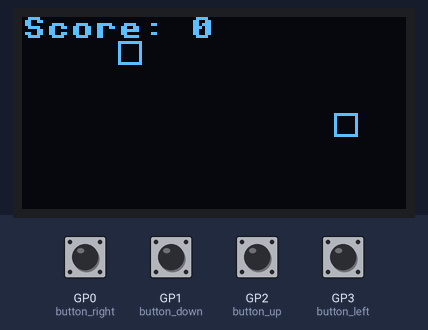
A program run on a simulated Raspberry Pi Pico running MicroPython. On the bench: 128×64 one-colour display. The test bench sets the inputs (shaded band); at power-on: GP0 (button_right), GP1 (button_down), GP2 (button_up), GP3 (button_left) HIGH. Random numbers come from a fixed seed; what the program prints to the serial console is not drawn.

Above: at 1.2 s.
1.3 s: GP1 (button_down) pulled LOW for 0.25 s
At 1.68 s:
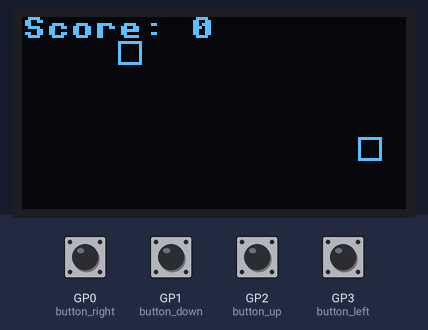
3.0 s: GP0 (button_right) pulled LOW for 0.25 s
At 3.38 s:
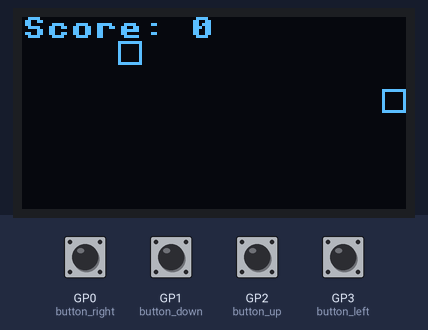
4.7 s: GP2 (button_up) pulled LOW for 0.25 s
At 5.08 s:
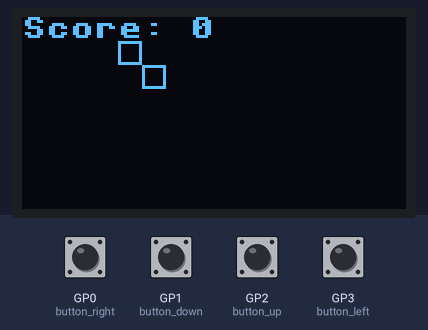
6.4 s: GP3 (button_left) pulled LOW for 0.25 s
At 6.78 s:
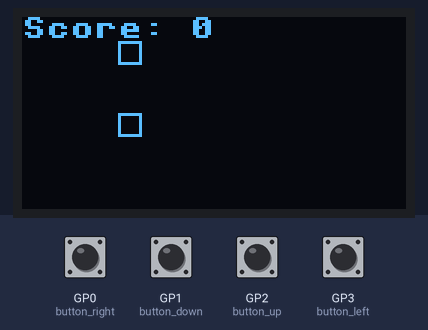
8.1 s: GP1 (button_down) pulled LOW for 1 s
At 11.6 s:
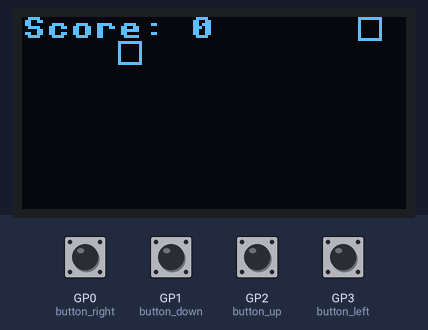
11.7 s: GP0 (button_right) pulled LOW for 1 s
At 12.83 s:
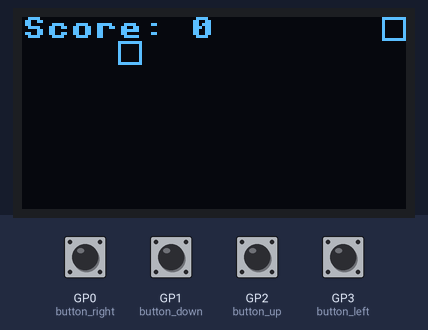
Timing chart, 0 to 14.7 s (numbered marks = the images above; inputs shaded):
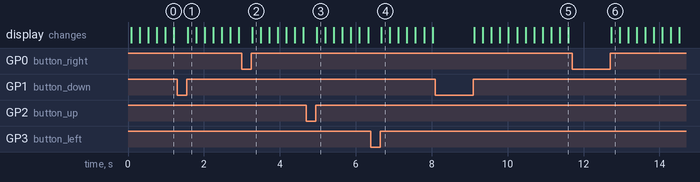

The program:

snake.py
```python
from machine import Pin, I2C
#from ssd1306 import SSD1306_I2C
#import framebuff

# MicroPython SSD1306 OLED driver, I2C and SPI interfaces
import time
from time import sleep
from micropython import const
import framebuf
import random


# register definitions
SET_CONTRAST = const(0x81)
SET_ENTIRE_ON = const(0xA4)
SET_NORM_INV = const(0xA6)
SET_DISP = const(0xAE)
SET_MEM_ADDR = const(0x20)
SET_COL_ADDR = const(0x21)
SET_PAGE_ADDR = const(0x22)
SET_DISP_START_LINE = const(0x40)
SET_SEG_REMAP = const(0xA0)
SET_MUX_RATIO = const(0xA8)
SET_COM_OUT_DIR = const(0xC0)
SET_DISP_OFFSET = const(0xD3)
SET_COM_PIN_CFG = const(0xDA)
SET_DISP_CLK_DIV = const(0xD5)
SET_PRECHARGE = const(0xD9)
SET_VCOM_DESEL = const(0xDB)
SET_CHARGE_PUMP = const(0x8D)

# Subclassing FrameBuffer provides support for graphics primitives
# http://docs.micropython.org/en/latest/pyboard/library/framebuf.html
class SSD1306(framebuf.FrameBuffer):
    def __init__(self, width, height, external_vcc):
        self.width = width
        self.height = height
        self.external_vcc = external_vcc
        self.pages = self.height // 8
        self.buffer = bytearray(self.pages * self.width)
        super().__init__(self.buffer, self.width, self.height, framebuf.MONO_VLSB)
        self.init_display()

    def init_display(self):
        for cmd in (
            SET_DISP | 0x00,  # off
            # address setting
            SET_MEM_ADDR,
            0x00,  # horizontal
            # resolution and layout
            SET_DISP_START_LINE | 0x00,
            SET_SEG_REMAP | 0x01,  # column addr 127 mapped to SEG0
            SET_MUX_RATIO,
            self.height - 1,
            SET_COM_OUT_DIR | 0x08,  # scan from COM[N] to COM0
            SET_DISP_OFFSET,
            0x00,
            SET_COM_PIN_CFG,
            0x02 if self.width > 2 * self.height else 0x12,
            # timing and driving scheme
            SET_DISP_CLK_DIV,
            0x80,
            SET_PRECHARGE,
            0x22 if self.external_vcc else 0xF1,
            SET_VCOM_DESEL,
            0x30,  # 0.83*Vcc
            # display
            SET_CONTRAST,
            0xFF,  # maximum
            SET_ENTIRE_ON,  # output follows RAM contents
            SET_NORM_INV,  # not inverted
            # charge pump
            SET_CHARGE_PUMP,
            0x10 if self.external_vcc else 0x14,
            SET_DISP | 0x01,
        ):  # on
            self.write_cmd(cmd)
        self.fill(0)
        self.show()

    def poweroff(self):
        self.write_cmd(SET_DISP | 0x00)

    def poweron(self):
        self.write_cmd(SET_DISP | 0x01)

    def contrast(self, contrast):
        self.write_cmd(SET_CONTRAST)
        self.write_cmd(contrast)

    def invert(self, invert):
        self.write_cmd(SET_NORM_INV | (invert & 1))

    def show(self):
        x0 = 0
        x1 = self.width - 1
        if self.width == 64:
            # displays with width of 64 pixels are shifted by 32
            x0 += 32
            x1 += 32
        self.write_cmd(SET_COL_ADDR)
        self.write_cmd(x0)
        self.write_cmd(x1)
        self.write_cmd(SET_PAGE_ADDR)
        self.write_cmd(0)
        self.write_cmd(self.pages - 1)
        self.write_data(self.buffer)


class SSD1306_I2C(SSD1306):
    def __init__(self, width, height, i2c, addr=0x3C, external_vcc=False):
        self.i2c = i2c
        self.addr = addr
        self.temp = bytearray(2)
        self.write_list = [b"\x40", None]  # Co=0, D/C#=1
        super().__init__(width, height, external_vcc)

    def write_cmd(self, cmd):
        self.temp[0] = 0x80  # Co=1, D/C#=0
        self.temp[1] = cmd
        self.i2c.writeto(self.addr, self.temp)

    def write_data(self, buf):
        self.write_list[1] = buf
        self.i2c.writevto(self.addr, self.write_list)


class SSD1306_SPI(SSD1306):
    def __init__(self, width, height, spi, dc, res, cs, external_vcc=False):
        self.rate = 10 * 1024 * 1024
        dc.init(dc.OUT, value=0)
        res.init(res.OUT, value=0)
        cs.init(cs.OUT, value=1)
        self.spi = spi
        self.dc = dc
        self.res = res
        self.cs = cs
        import time

        self.res(1)
        time.sleep_ms(1)
        self.res(0)
        time.sleep_ms(10)
        self.res(1)
        super().__init__(width, height, external_vcc)

    def write_cmd(self, cmd):
        self.spi.init(baudrate=self.rate, polarity=0, phase=0)
        self.cs(1)
        self.dc(0)
        self.cs(0)
        self.spi.write(bytearray([cmd]))
        self.cs(1)

    def write_data(self, buf):
        self.spi.init(baudrate=self.rate, polarity=0, phase=0)
        self.cs(1)
        self.dc(1)
        self.cs(0)
        self.spi.write(buf)
        self.cs(1)

#
#
#
#
#
#
# the actual code starts from here


WIDTH=128
HEIGHT=64

# definde the i2c ports


# pico has 2 i2c ports
# I2C(which port (0/1), scl, sda)


i2c=I2C(0,scl=Pin(17),sda=Pin(16))
a=i2c.scan()
# this all chumma
print(a)
print("I2C ADDRESS	:	"+hex(i2c.scan()[0]).upper())
print("I2C CONFIG	:	"+str(i2c))

# assign oled as a 1306 display, and width height 128*64 and to which ports
# since i2c was defined before to ports
oled=SSD1306_I2C(WIDTH,HEIGHT,i2c)

# clear screem
oled.fill(0)


# define pins
SNAKE_SIZE = 8

# Initialize I2C and OLED
i2c = I2C(0, scl=Pin(17), sda=Pin(16))
oled = SSD1306_I2C(WIDTH, HEIGHT, i2c)

# Define controls
button_up = Pin(2, Pin.IN, Pin.PULL_UP)
button_down = Pin(1, Pin.IN, Pin.PULL_UP)
button_left = Pin(3, Pin.IN, Pin.PULL_UP)
button_right = Pin(0, Pin.IN, Pin.PULL_UP)

def button_pressed(button):
    if button.value() == 0:
        time.sleep(0.05)
        while button.value() == 0:
            pass
        return True
    return False

# Snake initialization
snake = [(64, 32)]
direction = "RIGHT"
food = (random.randint(0, WIDTH // SNAKE_SIZE - 1) * SNAKE_SIZE, random.randint(0, HEIGHT // SNAKE_SIZE - 1) * SNAKE_SIZE)
score = 0
speed = 0.2

def move_snake():
    global food, direction, snake, score
    head_x, head_y = snake[0]
    if direction == "UP":
        head_y -= SNAKE_SIZE
    elif direction == "DOWN":
        head_y += SNAKE_SIZE
    elif direction == "LEFT":
        head_x -= SNAKE_SIZE
    elif direction == "RIGHT":
        head_x += SNAKE_SIZE

    head_x %= WIDTH     # modulo the x and y positions if they go out of bounds
    head_y %= HEIGHT

    new_head = (head_x, head_y)
    if new_head in snake:
        return False

    snake.insert(0, new_head)
    if new_head == food:
        score+=1
        food = (random.randint(0, WIDTH // SNAKE_SIZE - 1) * SNAKE_SIZE, random.randint(0, HEIGHT // SNAKE_SIZE - 1) * SNAKE_SIZE)
    else:
        snake.pop()

    return True

while True:
    oled.fill(0)
    if button_pressed(button_up) and direction != "DOWN":
        direction = "UP"
    if button_pressed(button_down) and direction != "UP":
        direction = "DOWN"
    if button_pressed(button_left) and direction != "RIGHT":
        direction = "LEFT"
    if button_pressed(button_right) and direction != "LEFT":
        direction = "RIGHT"

    if not move_snake():
        oled.fill(0)
        oled.text("Game Over", 20, 20)
        oled.text(f"Score: {score}", 20, 40)
        oled.show()
        time.sleep(5)

        snake = [(64, 32)]
        direction = "UP"
        food = (random.randint(0, WIDTH // SNAKE_SIZE - 1) * SNAKE_SIZE, random.randint(0, HEIGHT // SNAKE_SIZE - 1) * SNAKE_SIZE)
        score = 0           # Reset score
        speed = 0.2        # Reset speed

    for segment in snake:
        oled.rect(segment[0], segment[1], SNAKE_SIZE, SNAKE_SIZE, 1)

    oled.rect(food[0], food[1], SNAKE_SIZE, SNAKE_SIZE, 1)

    oled.text(f"Score: {score}", 0, 0, 1)
    oled.show()
    time.sleep(speed)
```
